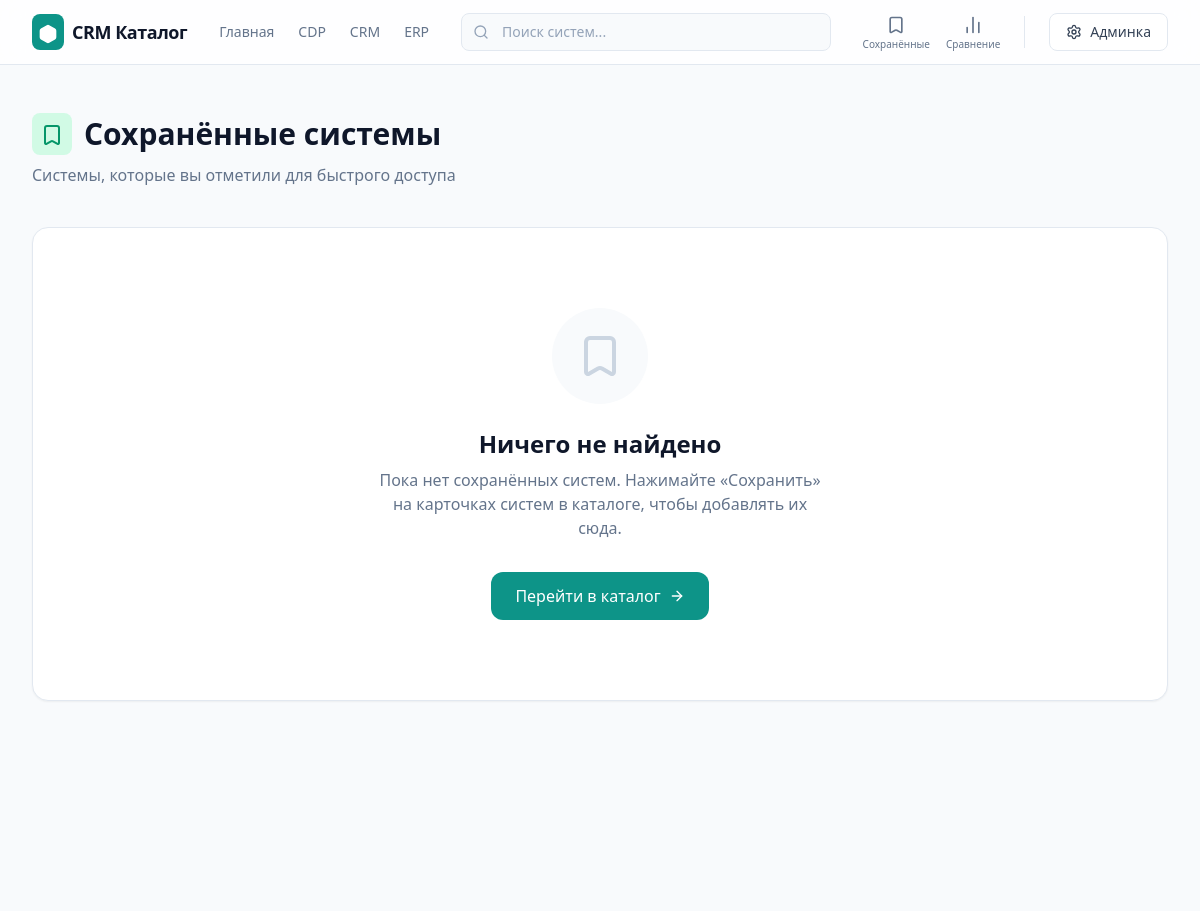
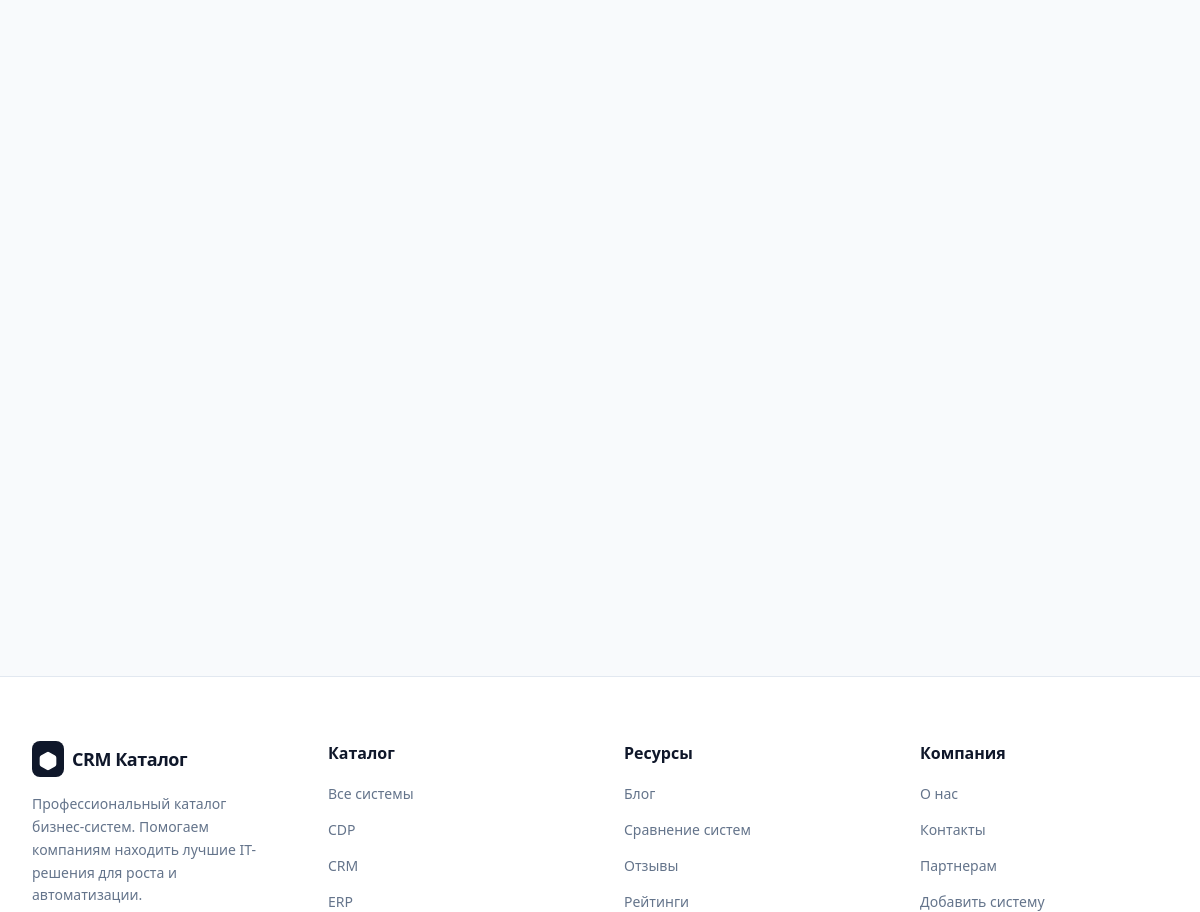
/saved/, run on the app's committed database (2 pictures, top to bottom).
### catalog/models.py (models this page shows, shortened)
class Category(models.Model):
    name = models.CharField("Название", max_length=200)
    slug = models.SlugField("Slug", max_length=200)
    parent = models.ForeignKey(
        "self",
        verbose_name="Родительская категория",
        related_name="children",
        on_delete=models.PROTECT,
        blank=True,
        null=True,
    )
    description = models.TextField("Описание", blank=True)
    sort_order = models.PositiveIntegerField("Порядок", default=100)
    class Meta:
        verbose_name = "Категория"
        verbose_name_plural = "Категории"
        constraints = [
            models.UniqueConstraint(fields=["parent", "slug"], name="uniq_category_parent_slug")
        ]
    def get_absolute_url(self) -> str:
        if self.parent_id is None:
            return reverse("catalog:category_top", kwargs={"top_slug": self.slug})
        return reverse(
            "catalog:category_or_product",
            kwargs={"top_slug": self.get_top().slug, "slug": self.slug},
        )

### catalog/views.py (the view)
# urls.py: path("saved/", views.saved_list, name="saved_list"),
def saved_list(request: HttpRequest) -> HttpResponse:
    ids = list(request.session.get(SESSION_SAVED, []))
    products = Product.objects.filter(id__in=ids, is_published=True).select_related("category")
    by_id = {p.id: p for p in products}
    products_ordered = [by_id[i] for i in ids if i in by_id]
    breadcrumbs = [("Главная", reverse("catalog:home")), ("Сохранённые", reverse("catalog:saved_list"))]
    base = _base_url(request)
    structured = [breadcrumb_list(breadcrumbs, base)]
    return render(
        request,
        "catalog/saved_list.html",
        {
            "products": products_ordered,
            "breadcrumbs": breadcrumbs,
            "canonical_url": reverse("catalog:saved_list"),
            "meta_description": f"Сохранённые системы. {DEFAULT_META_DESCRIPTION}",
            "structured_data_scripts": _structured_data_scripts(structured),
        },
    )

### catalog/context_processors.py (called while the page is built)
def _get_saved_ids(request):
    return list(request.session.get(SESSION_SAVED, []))

def _get_compare_ids(request):
    return list(request.session.get(SESSION_COMPARE, []))

def top_categories(request):
    try:
        qs = Category.objects.filter(parent__isnull=True).order_by("sort_order", "name")
    except Exception:
        qs = Category.objects.none()
    saved_ids = _get_saved_ids(request)
    compare_ids = _get_compare_ids(request)
    return {
        "TOP_CATEGORIES": qs,
        "saved_product_ids": saved_ids,
        "compare_product_ids": compare_ids,
        "saved_count": len(saved_ids),
        "compare_count": len(compare_ids),
        "max_compare": MAX_COMPARE,
    }

### catalog/seo.py (called while the page is built)
def _strip_script(s: str, max_len: int = 500) -> str:
    if not s:
        return ""
    s = str(s).replace("</script>", "").strip()[:max_len]
    return s

def breadcrumb_list(breadcrumbs: list[tuple[str, str]], base_url: str) -> dict:
    base = base_url.rstrip("/")
    items = []
    for i, (name, path) in enumerate(breadcrumbs):
        url = base + path if path.startswith("/") else base + "/" + path.lstrip("/")
        items.append({
            "@type": "ListItem",
            "position": i + 1,
            "name": _strip_script(name, 200),
            "item": url,
        })
    return {
        "@context": "https://schema.org",
        "@type": "BreadcrumbList",
        "itemListElement": items,
    }

### catalog/views.py (called while the page is built)
def _base_url(request: HttpRequest) -> str:
    return request.build_absolute_uri("/").rstrip("/")

def _structured_data_scripts(ld_list: list[dict]) -> list[str]:
    result = []
    for obj in ld_list:
        out = json.dumps(obj, ensure_ascii=False).replace("</", "<\\/")
        result.append(out)
    return result

### templates/catalog/saved_list.html (shortened to what this page needs)
{% extends "base.html" %}
{% load humanize %}
{% load static %}
{% block content %}
<div class="min-h-[80vh] bg-slate-50 py-12">
  <div class="max-w-7xl mx-auto px-4 sm:px-6 lg:px-8">
    <div class="mb-10 flex flex-col sm:flex-row sm:items-end justify-between gap-4" data-aos="fade-up">
      <div>
        <div class="flex items-center gap-3 mb-2">
          <div class="bg-emerald-100 text-emerald-600 p-2 rounded-lg">
            <i data-lucide="bookmark" class="h-6 w-6"></i>
          </div>
          <h1 class="text-3xl font-heading font-bold text-slate-900 m-0">
            Сохранённые системы
          </h1>
        </div>
        <p class="text-slate-500 m-0">
          Системы, которые вы отметили для быстрого доступа
        </p>
      </div>
    </div>
    {% if products %}
       <div class="grid md:grid-cols-2 lg:grid-cols-3 gap-6 mb-12">
          {% for system in products %}
             <a href="{{ system.get_absolute_url }}" class="group flex flex-col h-full bg-white rounded-2xl border border-slate-200 p-6 shadow-sm hover:shadow-md transition-all hover:-translate-y-1 no-underline cursor-pointer" data-aos="fade-up" data-aos-delay="{{ forloop.counter0|add:'1' }}00">
                <div class="flex items-start justify-between mb-4">
                  <div class="flex items-start gap-4">
                    <div class="flex-shrink-0 w-14 h-14 rounded-xl flex items-center justify-center text-white font-heading font-bold text-xl overflow-hidden shadow-sm border border-slate-100
                      {% if system.id|divisibleby:3 %}bg-blue-600{% elif system.id|divisibleby:2 %}bg-emerald-500{% else %}bg-indigo-600{% endif %}">
                      {% if system.logo %}
                        <img src="{{ system.logo.url }}" alt="{{ system.name }}" class="w-full h-full object-cover">
                      {% else %}
                        {{ system.name|slice:":2"|upper }}
                      {% endif %}
                    </div>
                    <div>
                      <span class="text-xs font-semibold text-slate-400 uppercase tracking-wider block mb-1">
                        {{ system.get_top.name }}
                      </span>
                      <h3 class="text-lg font-heading font-bold text-slate-900 leading-tight m-0 group-hover:text-teal-600 transition-colors" itemprop="name">
                        {{ system.name }}
                      </h3>
                    </div>
                  </div>
                  {% if system.rating > 0 %}
                  <div class="flex items-center gap-1 bg-slate-50 px-2 py-1 rounded-md shrink-0">
                    <i data-lucide="star" class="w-3.5 h-3.5 fill-amber-400 text-amber-400"></i>
                    <span class="text-sm font-bold text-slate-700">{{ system.rating|default:"0.0" }}</span>
                  </div>
                  {% endif %}
                </div>
                <p class="text-sm text-slate-600 flex-grow mb-6 leading-relaxed m-0">
                  {{ system.short_description|truncatechars:120 }}
                </p>
                <div class="flex flex-wrap items-center justify-between gap-2 mt-auto pt-4 border-t border-slate-100">
                  <div class="flex flex-wrap gap-2">
                    {% if system.free_plan %}
                      <span class="inline-flex items-center px-2.5 py-1 rounded-md text-[10px] font-bold tracking-wide uppercase bg-emerald-100 text-emerald-700">FREE</span>
                    {% endif %}
                    {% if system.trial_available %}
                      <span class="inline-flex items-center px-2.5 py-1 rounded-md text-[10px] font-bold tracking-wide uppercase bg-cyan-100 text-cyan-700">TRIAL</span>
                    {% endif %}
                    {% if not system.free_plan and not system.trial_available %}
                      <span class="inline-flex items-center px-2.5 py-1 rounded-md text-[10px] font-bold tracking-wide uppercase bg-slate-100 text-slate-600">PAID</span>
                    {% endif %}
                  </div>
                  <span class="text-xs font-medium text-slate-400">
                    {{ system.reviews_count|default:"0" }} отзывов
                  </span>
                </div>
             </a>
          {% endfor %}
       </div>
    {% else %}
       <div class="flex flex-col items-center justify-center py-20 px-4 text-center bg-white rounded-2xl border border-slate-200 shadow-sm" data-aos="fade-up">
          <div class="bg-slate-50 p-6 rounded-full mb-6">
             <i data-lucide="bookmark" class="h-12 w-12 text-slate-300"></i>
          </div>
          <h2 class="text-2xl font-heading font-bold text-slate-900 mb-2 m-0">Ничего не найдено</h2>
          <p class="text-slate-500 max-w-md mb-8">Пока нет сохранённых систем. Нажимайте «Сохранить» на карточках систем в каталоге, чтобы добавлять их сюда.</p>
          <a href="{% url 'catalog:home' %}" class="inline-flex items-center gap-2 px-6 py-3 bg-teal-600 text-white font-medium rounded-xl hover:bg-teal-700 transition-colors no-underline">
             Перейти в каталог
             <i data-lucide="arrow-right" class="h-4 w-4"></i>
          </a>
       </div>
    {% endif %}
  </div>
</div>
{% endblock %}

### templates/base.html (shortened to what this page needs)
{% load static %}
<!DOCTYPE html>
<html lang="ru">
<head>
  <script defer src="https://cdn.tailwindcss.com"></script>
  <link href="https://cdn.jsdelivr.net/npm/aos@2.3.1/dist/aos.css" rel="stylesheet">
</head>
<body class="bg-slate-50 text-slate-900 font-sans antialiased min-h-screen flex flex-col">
  <header class="sticky top-0 z-50 w-full bg-white/80 backdrop-blur-md border-b border-slate-200">
    <div class="max-w-7xl mx-auto px-4 sm:px-6 lg:px-8">
      <div class="flex justify-between items-center h-16">
        <div class="flex items-center gap-8">
          <a href="{% url 'catalog:home' %}" class="flex items-center gap-2 group no-underline">
            <div class="bg-teal-600 text-white p-1.5 rounded-lg group-hover:bg-teal-700 transition-colors">
              <i data-lucide="hexagon" class="w-5 h-5 fill-current"></i>
            </div>
            <span class="font-heading font-bold text-lg tracking-tight text-slate-900 m-0">
              CRM Каталог
            </span>
          </a>
          <nav class="hidden md:flex items-center gap-6">
            <a href="{% url 'catalog:home' %}" class="text-sm font-medium transition-colors text-slate-500 hover:text-slate-900 no-underline">Главная</a>
            {% for c in TOP_CATEGORIES|slice:":3" %}
              <a href="{{ c.get_absolute_url }}" class="text-sm font-medium transition-colors text-slate-500 hover:text-slate-900 no-underline">{{ c.name }}</a>
            {% endfor %}
          </nav>
        </div>
        <div class="hidden lg:flex flex-1 max-w-md mx-8">
          <div class="relative w-full">
            <div class="absolute inset-y-0 left-0 pl-3 flex items-center pointer-events-none">
            </div>
            <form action="{% url 'catalog:home' %}" method="get" class="m-0">
              <input type="text" name="q" value="{{ request.GET.q|default:'' }}"
                class="block w-full pl-10 pr-3 py-2 border border-slate-200 rounded-lg leading-5 bg-slate-50 placeholder-slate-400 focus:outline-none focus:bg-white focus:ring-2 focus:ring-teal-500 focus:border-teal-500 sm:text-sm transition-all"
                placeholder="Поиск систем...">
            </form>
          </div>
        </div>
        <div class="flex items-center gap-4">
          <a href="{% url 'catalog:saved_list' %}" class="hidden sm:flex flex-col items-center gap-1 text-slate-500 hover:text-slate-900 transition-colors relative no-underline">
            <i data-lucide="bookmark" class="h-5 w-5"></i>
            <span class="text-[10px] font-medium leading-none">Сохранённые</span>
          </a>
          <a href="{% url 'catalog:compare_list' %}" class="hidden sm:flex flex-col items-center gap-1 text-slate-500 hover:text-slate-900 transition-colors relative no-underline">
            <i data-lucide="bar-chart-2" class="h-5 w-5"></i>
            <span class="text-[10px] font-medium leading-none">Сравнение</span>
          </a>
          <a href="{% url 'admin:index' %}" class="inline-flex items-center gap-2 px-4 py-2 border border-slate-200 rounded-lg text-sm font-medium text-slate-700 bg-white hover:bg-slate-50 hover:border-slate-300 transition-all focus:outline-none focus:ring-2 focus:ring-offset-2 focus:ring-teal-500 no-underline">
            <i data-lucide="settings" class="h-4 w-4"></i>
            <span class="hidden sm:inline">Админка</span>
          </a>
        </div>
      </div>
    </div>
  </header>
  <main class="flex-grow">
    {% block content %}{% endblock %}
  </main>
  <footer class="bg-white border-t border-slate-200 pt-16 pb-8 mt-16">
    <div class="max-w-7xl mx-auto px-4 sm:px-6 lg:px-8">
      <div class="grid grid-cols-1 md:grid-cols-4 gap-12 mb-12">
        <div class="md:col-span-1">
          <a href="{% url 'catalog:home' %}" class="flex items-center gap-2 mb-4 group no-underline">
            <div class="bg-slate-900 text-white p-1.5 rounded-lg group-hover:bg-slate-800 transition-colors">
              <i data-lucide="hexagon" class="w-5 h-5 fill-current"></i>
            </div>
            <span class="font-heading font-bold text-lg tracking-tight text-slate-900 m-0">
              CRM Каталог
            </span>
          </a>
          <p class="text-sm text-slate-500 leading-relaxed">
            Профессиональный каталог бизнес-систем. Помогаем компаниям
            находить лучшие IT-решения для роста и автоматизации.
          </p>
        </div>
        <div>
          <h4 class="font-heading font-semibold text-slate-900 mb-4">Каталог</h4>
          <ul class="space-y-3 list-none p-0 m-0">
            <li><a href="{% url 'catalog:home' %}" class="text-sm text-slate-500 hover:text-teal-600 transition-colors no-underline">Все системы</a></li>
            {% for c in TOP_CATEGORIES|slice:":3" %}
              <li><a href="{{ c.get_absolute_url }}" class="text-sm text-slate-500 hover:text-teal-600 transition-colors no-underline">{{ c.name }}</a></li>
            {% endfor %}
          </ul>
        </div>
        <div>
          <h4 class="font-heading font-semibold text-slate-900 mb-4">Ресурсы</h4>
          <ul class="space-y-3 list-none p-0 m-0">
            <li><a href="#" class="text-sm text-slate-500 hover:text-teal-600 transition-colors no-underline">Блог</a></li>
            <li><a href="{% url 'catalog:compare_list' %}" class="text-sm text-slate-500 hover:text-teal-600 transition-colors no-underline">Сравнение систем</a></li>
            <li><a href="#" class="text-sm text-slate-500 hover:text-teal-600 transition-colors no-underline">Отзывы</a></li>
            <li><a href="#" class="text-sm text-slate-500 hover:text-teal-600 transition-colors no-underline">Рейтинги</a></li>
          </ul>
        </div>
        <div>
          <h4 class="font-heading font-semibold text-slate-900 mb-4">Компания</h4>
          <ul class="space-y-3 list-none p-0 m-0">
            <li><a href="#" class="text-sm text-slate-500 hover:text-teal-600 transition-colors no-underline">О нас</a></li>
            <li><a href="#" class="text-sm text-slate-500 hover:text-teal-600 transition-colors no-underline">Контакты</a></li>
            <li><a href="#" class="text-sm text-slate-500 hover:text-teal-600 transition-colors no-underline">Партнерам</a></li>
            <li><a href="{% url 'admin:index' %}" class="text-sm text-slate-500 hover:text-teal-600 transition-colors no-underline">Добавить систему</a></li>
          </ul>
        </div>
      </div>
    </div>
  </footer>
</body>
</html>

### templates/base.html (style rules this page uses)
.lucide { display: inline-block; vertical-align: middle; }

### data on the page
Category: name "CDP"
Category: name "CRM"
Category: name "ERP"
